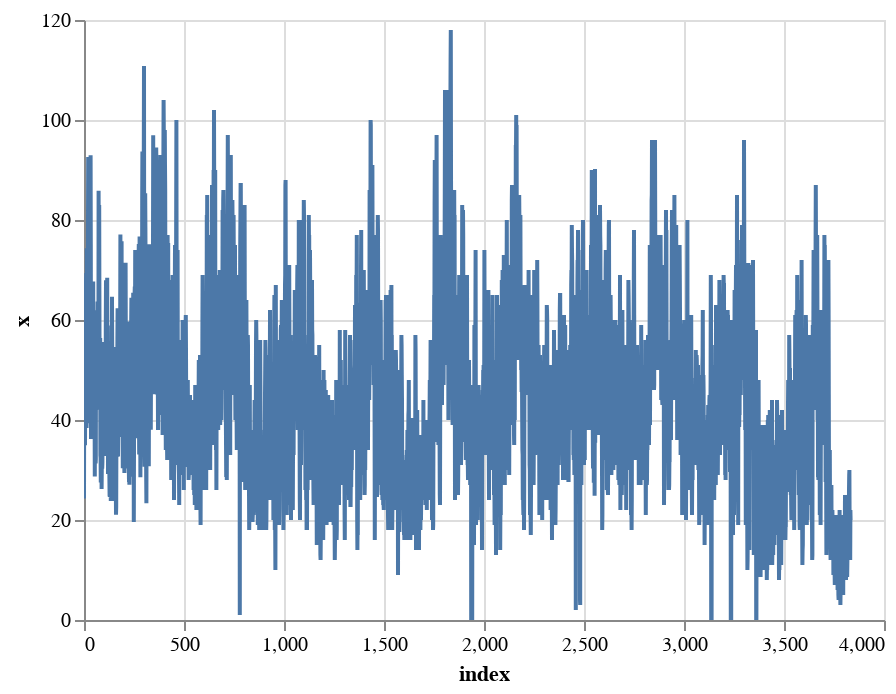

Write notebook code for a chart like this one.
### Code cell
alt.Chart(est03NO2_df.reset_index()).mark_line().encode(
    x='index',
    y='x',
).interactive()

### Figure 1 — Vega-Lite specification as saved in the notebook (floating-point values rounded to 4 significant figures; data arrays with more than 128 entries replaced by an {"elided": "..."} marker saying what was removed)
{"config": {"view": {"continuousWidth": 400, "continuousHeight": 300}}, "data": {"name": "data-f5231c4685a395225345fb920a138794"}, "mark": "line", "encoding": {"x": {"type": "quantitative", "field": "index"}, "y": {"type": "quantitative", "field": "x"}}, "selection": {"selector029": {"type": "interval", "bind": "scales", "encodings": ["x", "y"]}}, "$schema": "https://vega.github.io/schema/vega-lite/v4.8.1.json", "datasets": {"data-f5231c4685a395225345fb920a138794": {"elided": "3834 records"}}}
